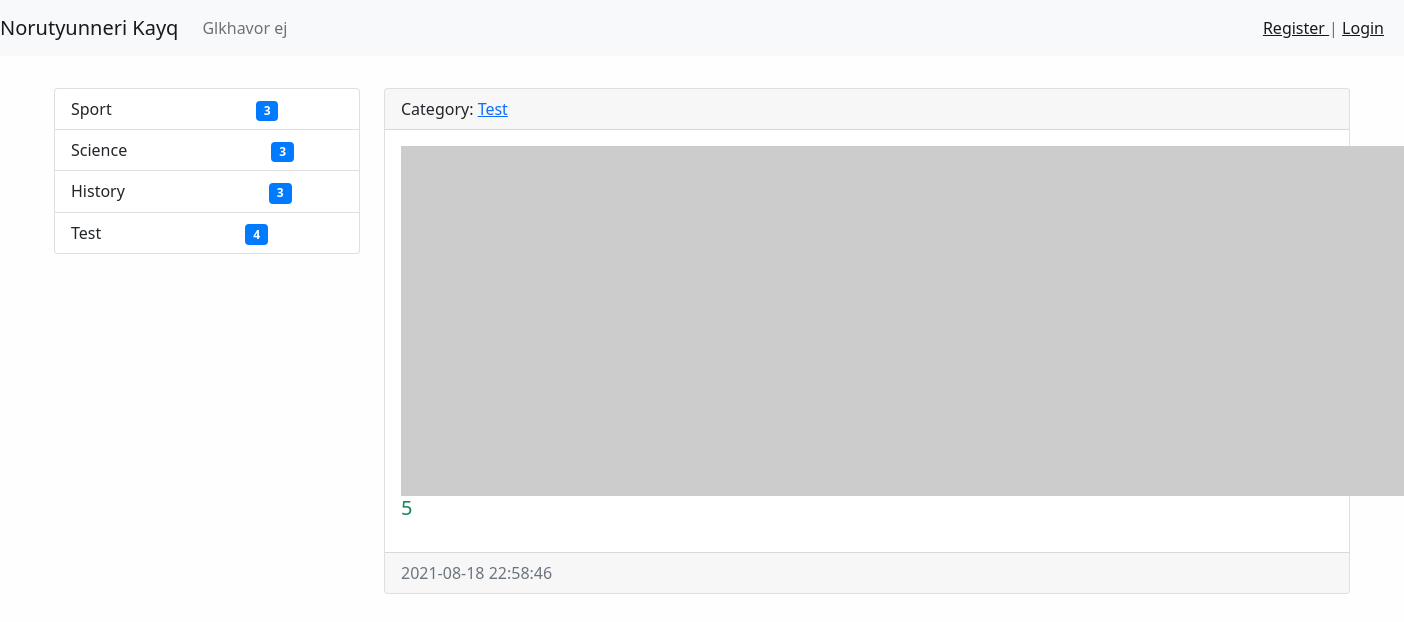
Page /news/14/ on the committed database.
### news/models.py (models this page shows, shortened)
class Category(models.Model):
    title = models.CharField(max_length=150, db_index=True, verbose_name='CATEGORYI ANUN')
    def get_absolute_url(self):
        return reverse('category', kwargs={"category_id": self.pk})
    def __str__(self):
        return self.title
    class Meta:
        verbose_name = "Category"
        verbose_name_plural = "Categoryner"
        ordering = ['title']

class News(models.Model):
    title = models.CharField(max_length=150, verbose_name="ANUN")
    content = models.TextField(blank=True)
    created_at = models.DateTimeField(auto_now_add=True, verbose_name='STEGHTSVEL E')
    updated_at = models.DateTimeField(auto_now=True, verbose_name='POPOKHVEL E')
    photo = models.ImageField(upload_to='photos/%Y/%m/%d/', blank=True)
    is_published = models.BooleanField(default=True, verbose_name='HRATARAKVEL E')
    category = models.ForeignKey('Category', on_delete=models.PROTECT, related_name='get_news')
    views = models.IntegerField(default=0)
    class Meta:
        verbose_name = "Norutyun"  # entavernagira tsarayum(or` add news-y darav add Norutyun...)
        verbose_name_plural = "Norutyunner"  # sa el hognakii depqum(inchin -s er avelacnum` sa kdarna)
        ordering = ['-created_at']  # ev adminki ev modeli sort. hertakanutyuny kpokhvi

### news/views.py (the view)
# urls.py: path('news/<int:pk>/', ViewNews.as_view(), name='view_news'),
class ViewNews(DetailView):
    model = News
    context_object_name = 'news_item'

### news/templatetags/news_tags.py (called while the page is built)
@register.inclusion_tag('news/list-categories.html')
def show_categories(arg1="hello", arg2="world"):
    categories = Category.objects.annotate(cnt=Count("get_news", filter=F('get_news__is_published'))).filter(cnt__gt=0)
    return {"categories": categories, "arg1": arg1, "arg2": arg2}

### news/templates/news/news_detail.html (shortened to what this page needs)
{% extends 'base.html' %}
{% block sidebar %}
    {% include 'inc/_sidebar.html' %}
{% endblock %}
{% block content %}
<div class="card mt-3">
    <div class="card-header">
        Category: <a href="{{ news_item.category.get_absolute_url }}"> {{ news_item.category }} </a>
    </div>
    <div class="card-body">
        {% if item.photo %}
        <img alt="" class="float-left mr-3" src="{{ news_item.photo.url }}" width="350">
        {% else %}
        <img alt="" class="float-left mr-3" src="https://picsum.photos/id/1050/350/235">
        {% endif %}
        <h5 class="card-title {% cycle  'text-success' 'text-danger'%} ">{{ news_item.title }}</h5>
    </div>
    <div class="card-footer text-muted">
        {{ news_item.created_at|date:'Y-m-d H:i:s' }}
    </div>
</div>
{% endblock %}

### news/templates/news/list-categories.html (shortened to what this page needs)
<div class="list-group">
    {% for item in categories %}
    <a class="list-group-item list-group-item-action" href="{{ item.get_absolute_url }}">
        {{ item.title }} <span class="badge badge-primary badge-pill"
                               style="background-color: #007bff;color: white;margin-left: 140px;">{{ item.cnt }}</span></a>
    {% endfor %}
</div>

### mysite/static/css/style.css (style rules this page uses)
body { background-color: #fefefe; }

### rows in the picture
Category: title "Sport", cnt "3"
Category: title "Science", cnt "3"
Category: title "History", cnt "3"
Category: title "Test", cnt "4"
News: category "Test", title "5", created_at "2021-08-18 22:58:46"
